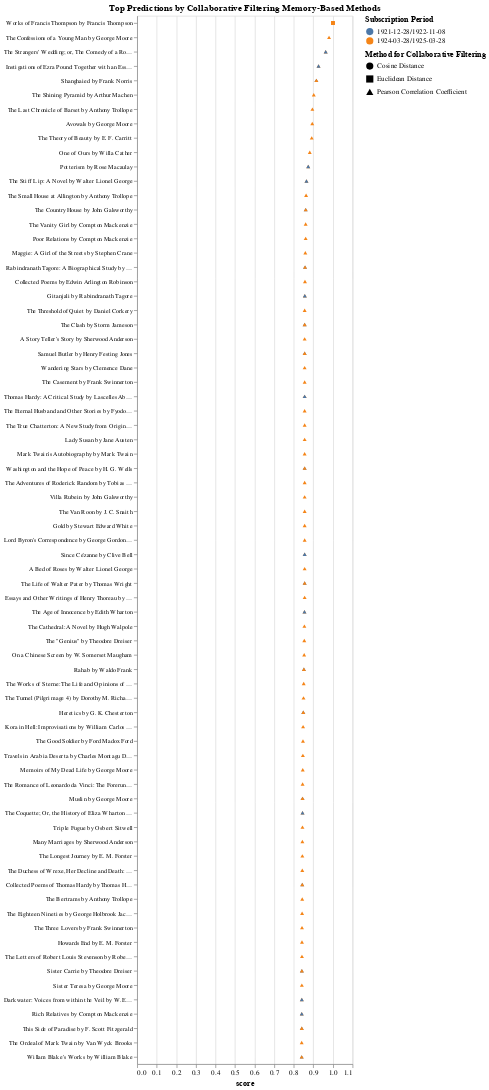

The code cell stored with this chart in its notebook:
### Code cell
# Create a selection for the scatter plot
selection = alt.selection_point(fields=['period'], bind='legend')

# Create a search input selection
search_box = alt.param(
    value='',
    bind=alt.binding(
        input='search',
        placeholder="Search title",
        name='Search ',
    )
)

alt.Chart(collaborative_filtering_model[0:100]).mark_point(opacity=0.8, filled=True, thickness=3).encode(
    # The y-axis is the formatted chart title, sorted by the x-axis values
    y=alt.Y('formatted_title', sort='-x', axis=alt.Axis(title='', labelFontSize=9)),
    # The x-axis is the score
    x='score',
    # The color represents the subscription period
    color=alt.Color('period:N', legend=alt.Legend(title=["Subscription Period"])),
    opacity=alt.condition(selection, alt.value(1), alt.value(0.2)),
    # The shape represents the method for collaborative filtering
    shape=alt.Shape('metric:N', legend=alt.Legend(title='Method for Collaborative Filtering')),
).add_params(
    search_box, selection
).transform_filter(
    alt.expr.test(alt.expr.regexp(search_box, 'i'), alt.datum.formatted_chart_title)
    ).properties(
    # Set the width and height of the plot
    width=300,
    # height=1800,
    # Set the title of the plot
    title='Top Predictions by Collaborative Filtering Memory-Based Methods'
)
